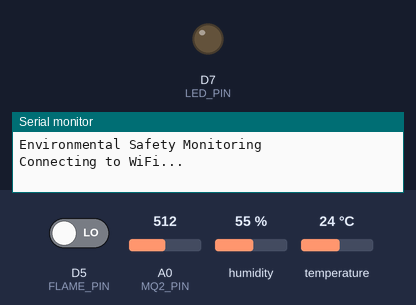
A sketch run on a simulated ESP8266 (NodeMCU). Shown: output pins drawn as LEDs (lit = HIGH), the last lines printed to the serial monitor. The inputs (shaded band) are chosen by the test bench; at power-on: D5 (FLAME_PIN) LOW, A0 (MQ2_PIN) = 512, humidity 55 %, temperature 24 °C. WiFi joins after 1.5 s; servers stay silent unless stated; web services answer with replies made up by the test bench.

Above: at 0.1 s.
At 1.6 s:
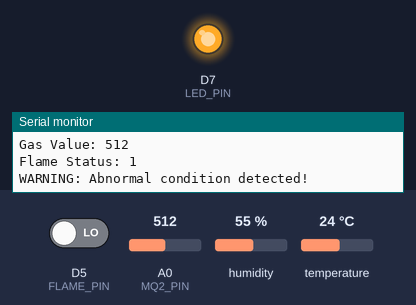
Timing chart, 0 to 3.1 s (numbered marks = the images above):
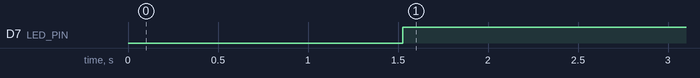

The sketch:

IoT-Environmental-Saftey-Monitoring-System_using_ESP8266.ino
```cpp
#include <ESP8266WiFi.h>
#include <ESP8266HTTPClient.h>
#include <WiFiClient.h>
#include <DHT.h>

// ---------- WiFi Credentials ----------
const char* ssid = "Yours//";
const char* password = "Yours//";

// ---------- ThingSpeak ----------
const char* apiKey = "Yours//";
const char* server = "http://api.thingspeak.com/update";

// ---------- Sensor Pins ----------
#define DHTPIN D2
#define DHTTYPE DHT11

#define MQ2_PIN A0
#define FLAME_PIN D5
#define LED_PIN D7

DHT dht(DHTPIN, DHTTYPE);

// ---------- Settings ----------
unsigned long previousMillis = 0;
const unsigned long uploadInterval = 20000;

// Adjust after observing normal MQ-2 readings
const int GAS_THRESHOLD = 500;

// Most flame modules output LOW when flame is detected.
// Verify this with your actual module.
const bool FLAME_ACTIVE_LOW = true;

void setup() {
  Serial.begin(115200);

  pinMode(FLAME_PIN, INPUT);
  pinMode(LED_PIN, OUTPUT);

  digitalWrite(LED_PIN, LOW);

  dht.begin();

  Serial.println();
  Serial.println("Environmental Safety Monitoring");
  Serial.println("Connecting to WiFi...");

  WiFi.begin(ssid, password);

  while (WiFi.status() != WL_CONNECTED) {
    delay(500);
    Serial.print(".");
  }

  Serial.println();
  Serial.println("WiFi Connected!");
  Serial.print("IP Address: ");
  Serial.println(WiFi.localIP());
}

void loop() {

  // Read DHT11
  float temperature = dht.readTemperature();
  float humidity = dht.readHumidity();

  // Read MQ-2
  int gasValue = analogRead(MQ2_PIN);

  // Read Flame Sensor
  int flameRaw = digitalRead(FLAME_PIN);

  int flameStatus;

  if (FLAME_ACTIVE_LOW) {
    flameStatus = (flameRaw == LOW) ? 1 : 0;
  } else {
    flameStatus = (flameRaw == HIGH) ? 1 : 0;
  }

  // Check abnormal conditions
  bool gasAlert = gasValue > GAS_THRESHOLD;
  bool fireAlert = flameStatus == 1;

  // LED warning
  digitalWrite(LED_PIN,
               (gasAlert || fireAlert) ? HIGH : LOW);

  // Display sensor values
  Serial.println("\n------ SENSOR DATA ------");

  if (isnan(temperature) || isnan(humidity)) {
    Serial.println("DHT11 reading failed!");
  } else {
    Serial.print("Temperature: ");
    Serial.print(temperature);
    Serial.println(" C");

    Serial.print("Humidity: ");
    Serial.print(humidity);
    Serial.println(" %");
  }

  Serial.print("Gas Value: ");
  Serial.println(gasValue);

  Serial.print("Flame Status: ");
  Serial.println(flameStatus);

  if (gasAlert || fireAlert) {
    Serial.println("WARNING: Abnormal condition detected!");
  } else {
    Serial.println("System Status: NORMAL");
  }

  // Upload every 20 seconds
  if (millis() - previousMillis >= uploadInterval) {
    previousMillis = millis();

    if (WiFi.status() == WL_CONNECTED &&
        !isnan(temperature) &&
        !isnan(humidity)) {

      WiFiClient client;
      HTTPClient http;

      String url = String(server) +
        "?api_key=" + apiKey +
        "&field1=" + String(temperature, 1) +
        "&field2=" + String(humidity, 1) +
        "&field3=" + String(gasValue) +
        "&field4=" + String(flameStatus);

      http.begin(client, url);

      int httpCode = http.GET();

      Serial.print("ThingSpeak Response: ");
      Serial.println(httpCode);

      if (httpCode > 0) {
        Serial.print("Entry ID: ");
        Serial.println(http.getString());
      }

      http.end();

    } else {
      Serial.println("WiFi disconnected or invalid DHT data.");
    }
  }

  delay(2000);
}
```

Measured:
- by itself, D7 (LED_PIN): LOW → HIGH at 1.5 s
